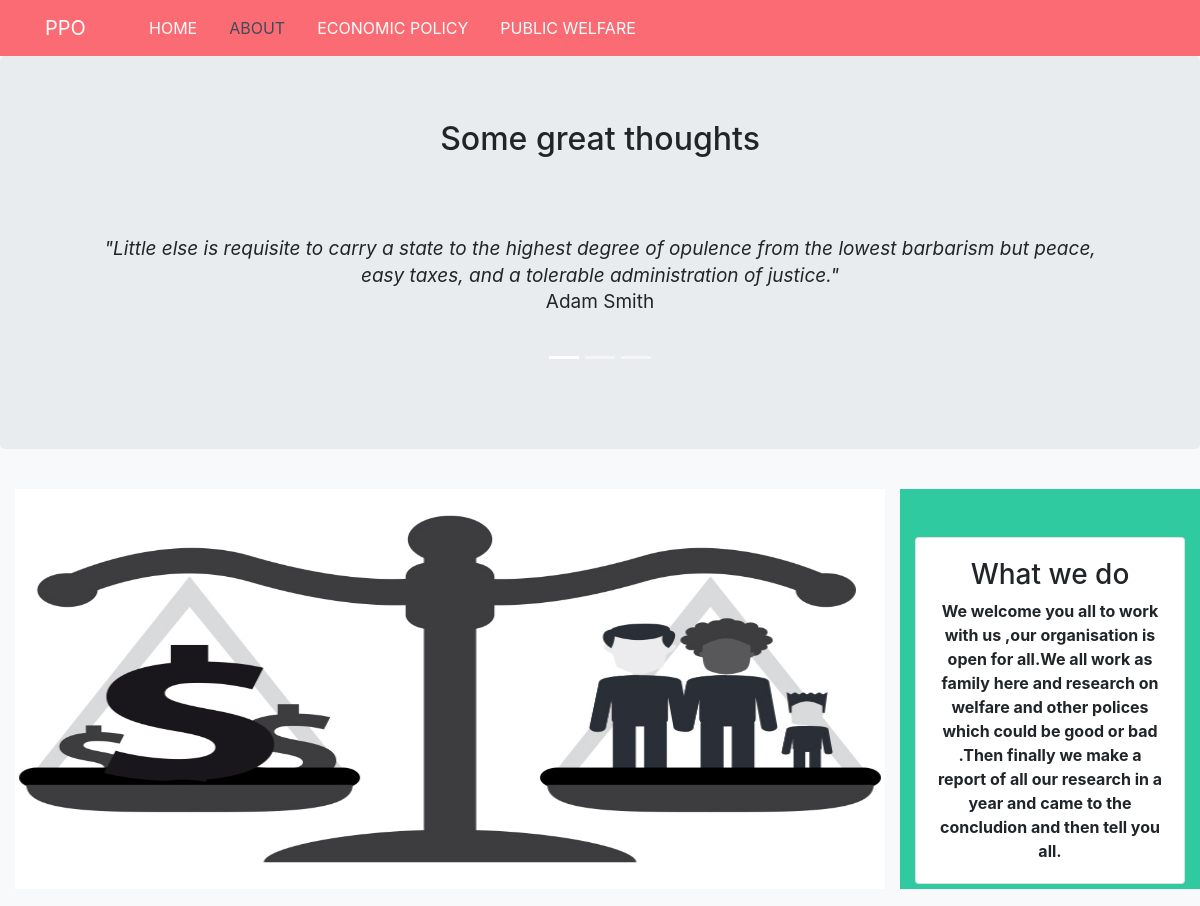
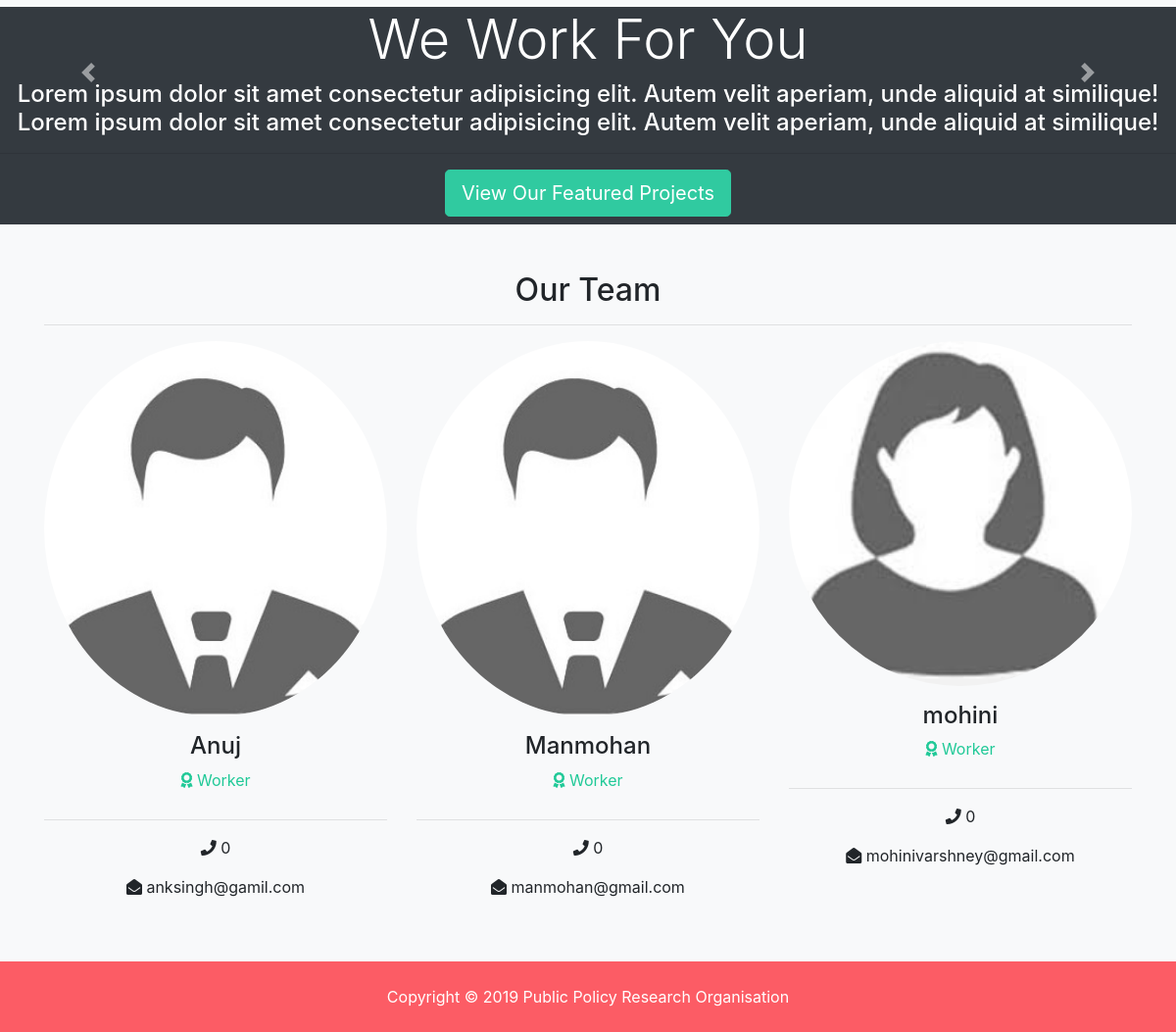
/about, run on the app's committed database (2 pictures, top to bottom).
### home/models.py (models this page shows)
class ppo(models.Model):
	img_1 = models.ImageField(upload_to='photos/%y/%m/%d/')
	img_2 = models.ImageField(upload_to='photos/%y/%m/%d/')
	img_3 = models.ImageField(upload_to='photos/%y/%m/%d/')

### workers/models.py (models this page shows, shortened)
class Worker(models.Model):
	first_name = models.CharField(max_length=100)
	last_name = models.CharField(max_length=100)
	email = models.CharField(max_length=100)
	address = models.CharField(max_length=200)
	phone = models.IntegerField(default=0)
	bio = models.CharField(max_length=100,blank=True)
	photo_main = models.ImageField(upload_to='photos/%y/%m/%d/')

### home/views.py (the view)
# urls.py: path('about',views.about,name='about'),
def about(request):
	img = ppo.objects.all()
	photo = Worker.objects.all()
	context = {
		'img':img,
		'photo':photo,
	}
	return render(request,'home/about.html',context)

### templates/home/about.html (shortened to what this page needs)
{% extends 'base.html'%}
{% load static %}
{% block content %}
<div class="jumbotron text-center ">
<h2> Some great thoughts</h2>
  <div id="demo" class="carousel slide text-center" data-ride="carousel">
    <ul class="carousel-indicators">
      <li data-target="#demo" data-slide-to="0" class="active"></li>
      <li data-target="#demo" data-slide-to="1"></li>
      <li data-target="#demo" data-slide-to="2"></li>
    </ul>
    <div class="carousel-inner" >
    	<div class="carousel-item active">
        <h4> "Little else is requisite to carry a state to the highest degree of opulence from the lowest barbarism but peace,
        <br>easy taxes, and a tolerable administration of justice."<br><span>Adam Smith</span></h4>
      </div>
      </div>
</div>
    <a class="carousel-control-prev" href="#demo"  data-slide="prev">
      <span class="carousel-control-prev-icon"></span>
    </a>
    <a class="carousel-control-next" href="#demo"  data-slide="next">
      <span class="carousel-control-next-icon"></span>
    </a>
</div>
<div class="container-fluid pt-md-2">
	<div class="row">
		{% for img in img %}
		<div class="col-md-9">
		<a href="{{ img.img_2.url }}" data-lightbox="home-images">
			<img src="{{ img.img_2.url }}" style="height: 400px;" class="img-fluid " alt="">
		</a>
	</div>
	{% endfor %}
		<div class="col-md-3 bg-secondary pt-md-5">
			<div class="card">
				<div class="card-body text-center">
					<h3 >What we do</h3>
					<p class="card-text" ><b>We welcome you all to work with us ,our organisation is open for all.We all work as family here and research on welfare and other polices which could be good or bad .Then finally we make a report of all our research in a year and came to the concludion and then tell you all.</b></p>
				</div>
			</div>
		</div>
</div>
</div>
<br>
<section id="work" class="bg-dark text-white text-center pb-md-2">
    <h2 class="display-4">We Work For You</h2>
    <h4>Lorem ipsum dolor sit amet consectetur adipisicing elit. Autem velit aperiam, unde aliquid at similique!
    Lorem ipsum dolor sit amet consectetur adipisicing elit. Autem velit aperiam, unde aliquid at similique!</h4>
    <hr>
    <a href="#" class="btn btn-secondary text-white btn-lg">View Our Featured Projects</a>
  </section>
<section id="team" class="py-5">
    <div class="container">
      <h2 class="text-center">Our Team</h2>
      <hr>
      <div class="row text-center">
        {% if photo %}
          {% for photo in photo %}
        <div class="col-md-4">
          <img src="{{ photo.photo_main.url}}" alt="" class="rounded-circle mb-3">
          <h4>{{photo.first_name }}</h4>
          <p class="text-success">
            <i class="fas fa-award text-success mb-3"></i> Worker</p>
          <hr>
          <p>
            <i class="fas fa-phone"></i> {{photo.phone }}</p>
          <p>
            <i class="fas fa-envelope-open"></i> {{photo.email }}</p>
        </div>
          {% endfor %}
        {% endif %}
      </div>
    </div>
  </section>
{% endblock %}

### templates/base.html (shortened to what this page needs)
{% load static %}
<!DOCTYPE html>
<html lang="en">
<head>
  	<link rel="stylesheet" href="{% static 'css/all.css' %}">
  	<link rel="stylesheet" href="{% static 'css/bootstrap.css'%}">
  	<link rel="stylesheet" href="{% static 'css/style.css'%}">
  	<link rel="stylesheet" href="{% static 'css/lightbox.min.css'%}">
</head>
<body >
	{% include 'partials/_navbar.html' %}
	{% block content %}
	{% endblock %}
	{% include 'partials/_footer.html' %}
</body>
</body>
</html>

### templates/partials/_navbar.html (shortened to what this page needs)
{% load static %}
<nav class="navbar navbar-expand-lg text-white  sticky-top">
	<div class="container ">
		<a class="navbar-brand logo " href="{%url 'index' %}">PPO</a>
		<div class="collapse navbar-collapse" id="navbarSupportedContent">
			<ul class="navbar-nav mr-auto">
				<li
					{% if '/' == request.path %}
						class="nav-item active mr-3"
					{% else %}
						class="nav-item mr-3"
					{% endif %} >
					<a class="nav-link" href="{% url 'index' %}">Home</a></li>
					<li
					{% if 'about' in request.path %}
						class="nav-item active mr-3"
					{% else %}
						class="nav-item mr-3"
					{% endif %} >
					<a class="nav-link" href="{% url 'about' %}">About</a></li>
					<li
					{% if 'ecopolicy' in request.path %}
						class="nav-item active mr-3"
					{% else %}
						class="nav-item mr-3"
					{% endif %} >
					<a class="nav-link" href="{% url 'ecopolicy' %}">Economic Policy</a></li>
					<li
					{% if 'publicwelfare' in request.path %}
						class="nav-item active mr-3"
					{% else %}
						class="nav-item mr-3"
					{% endif %} >
					<a class="nav-link" href="{% url 'publicwelfare' %}">Public Welfare</a></li>
			</ul>
		</div>
	</div>
</nav>

### templates/partials/_footer.html
  <footer id="main-footer" class="py-4  text-white text-center " style="background-color: #fc5c65;">
    Copyright &copy;
    <span class="year"></span> Public Policy Research Organisation
  </footer>

### ppo/static/css/all.css (style rules this page uses)
.fa, .fas, .far, .fal, .fab { -moz-osx-font-smoothing: grayscale; -webkit-font-smoothing: antialiased; display: inline-block; font-style: normal; font-variant: normal; text-rendering: auto; line-height: 1; }
.fa-award:before { content: "\f559"; }
.fa-envelope-open:before { content: "\f2b6"; }
.fa-phone:before { content: "\f095"; }
.fa, .fas { font-family: 'Font Awesome 5 Free'; font-weight: 900; }

### ppo/static/css/style.css (style rules this page uses)
.btn-secondary { color: #fff !important; }
img { width: 100%; }
.logo { width: 80px; }
.navbar { background-color: #fc5c65; opacity: 0.9; text-transform: uppercase; }
.navbar a { color:#fff; }
.navbar-nav li a:hover, .navbar-nav li.active a { color : #2C3A47; }
.slide { animation-name: slide; -webkit-animation-name: slide; animation-duration: 1s; -webkit-animation-duration: 1s; visibility: visible; }
.carousel-item h4 { font-size: 19px; line-height: 1.375em; font-weight: 400; font-style: italic; margin: 70px 0; }
.carousel-item span { font-style: normal; }

### data on the page
ppo: img_2 (picture)
Worker: photo_main (picture), first_name "Anuj", phone "0", email "anksingh@gamil.com"
Worker: photo_main (picture), first_name "Manmohan", phone "0", email "manmohan@gmail.com"
Worker: photo_main (picture), first_name "mohini", phone "0", email "mohinivarshney@gmail.com"
